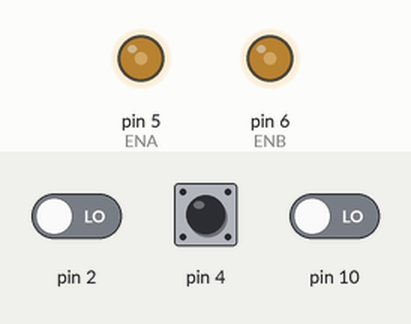
Bench run of a sketch on a simulated Arduino Uno, built with avr-gcc and run on an emulated ATmega328P. Shown: output pins drawn as LEDs (lit = HIGH). The inputs (shaded band) are chosen by the test bench; at power-on: pin 10 LOW, pin 2 LOW, pin 4 HIGH. What the sketch prints to the serial monitor is not drawn.

Above: at 1.2 s.
1.3 s: pin 10 driven HIGH
2.8 s: pin 2 driven HIGH and pin 4 driven LOW
4.7 s: pin 4 pulsed HIGH 5 times (0.12 s each, 0.3 s apart)
Timing chart, 0 to 7.7 s (numbered marks = the images above; inputs shaded):
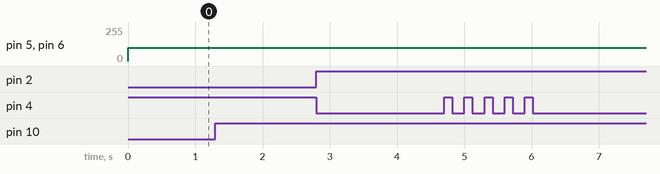

The sketch:

ShopBot_LineTracking.ino
```cpp
// Saara - tester code for line tracking alterations
//www.elegoo.com

//Line Tracking IO define
#define LT_R !digitalRead(10)
#define LT_M !digitalRead(4)
#define LT_L !digitalRead(2)

#define ENA 5
#define ENB 6
#define IN1 7
#define IN2 8
#define IN3 9
#define IN4 11

//#define carSpeed 175
int carSpeed = 0;
bool slowSpeed = true;
//250 , 125

void determineSpeed (){
  if(slowSpeed){
    carSpeed = 100;
  }
  else {
    carSpeed = 175;
  }
}

void forward(int speedC){
  analogWrite(ENA, speedC);
  analogWrite(ENB, speedC);
  digitalWrite(IN1, HIGH);
  digitalWrite(IN2, LOW);
  digitalWrite(IN3, LOW);
  digitalWrite(IN4, HIGH);
  Serial.println("go forward!");
}

void back(){
  analogWrite(ENA, carSpeed);
  analogWrite(ENB, carSpeed);
  digitalWrite(IN1, LOW);
  digitalWrite(IN2, HIGH);
  digitalWrite(IN3, HIGH);
  digitalWrite(IN4, LOW);
  Serial.println("go back!");
}

void left(int speedC){
  analogWrite(ENA, speedC);
  analogWrite(ENB, speedC);
  digitalWrite(IN1, LOW);
  digitalWrite(IN2, HIGH);
  digitalWrite(IN3, LOW);
  digitalWrite(IN4, HIGH);
  Serial.println("go left!");
}

void right(int speedC){
  analogWrite(ENA, speedC);
  analogWrite(ENB, speedC);
  digitalWrite(IN1, HIGH);
  digitalWrite(IN2, LOW);
  digitalWrite(IN3, HIGH);
  digitalWrite(IN4, LOW);
  Serial.println("go right!");
}

void stop(){
   digitalWrite(ENA, LOW);
   digitalWrite(ENB, LOW);
   Serial.println("Stop!");
}

void setup(){
  Serial.begin(9600);
  pinMode(10,INPUT);
  pinMode(4,INPUT);
  pinMode(2,INPUT);
}

void loop() {
  determineSpeed();

  if(LT_M){
    forward(carSpeed);
  }
  else if(LT_R) {
    right(carSpeed);
    while(LT_R);
  }
  else if(LT_L) {
    left(carSpeed);
    while(LT_L);
  }
}
```

Measured:
- after the input at 1.3 s, every drawn part: stays the same
- after the input at 2.8 s, every drawn part: stays the same
- after the input at 4.7 s, every drawn part: stays the same
